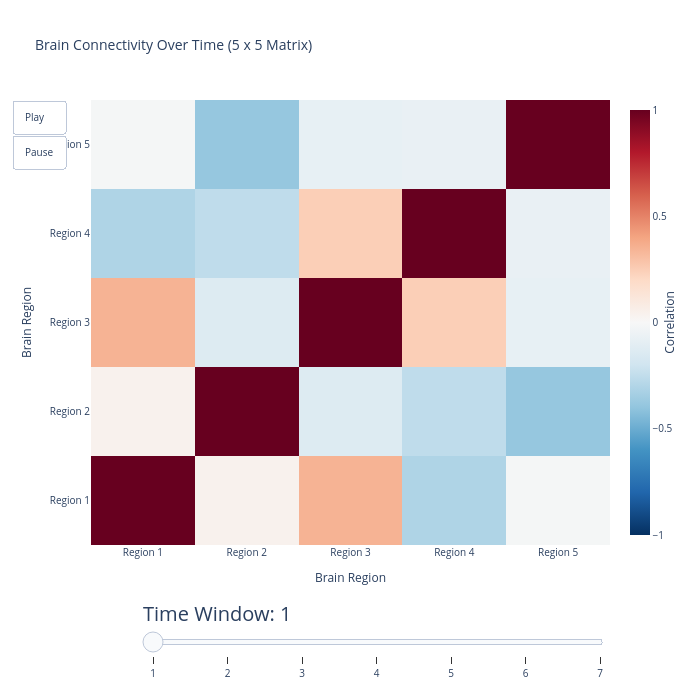

Notebook source saved alongside this figure:
### Code cell
#setup for the region index
brain_region_index = [f"Region {i+1}" for i in range(len(average_corr_matrices_slid[0]))]
#create basic figure and the first plot
fig = go.Figure(
    data=go.Heatmap(
        z=average_corr_matrices_slid[0], 
        x=brain_region_index,
        y=brain_region_index,
        colorscale="RdBu_r",
        zmin=-1,
        zmax=1,
        colorbar=dict(title="Correlation", titleside="right", thickness=20)
    )
)
#construct following plots
frames = [
    go.Frame(
        data=go.Heatmap(
            z=matrix,
            x=brain_region_index,
            y=brain_region_index,
            colorscale="RdBu_r",
            zmin=-1,
            zmax=1
        ),
        name=f"Window {i+1}"
    )
    for i, matrix in enumerate(average_corr_matrices_slid)
]

fig.frames = frames
#setup for the layout
fig.update_layout(
    title=f"Brain Connectivity Over Time ({len(average_corr_matrices_slid[0])} x {len(average_corr_matrices_slid[0])} Matrix)",
    xaxis_title="Brain Region",
    yaxis_title="Brain Region",
    xaxis_nticks=len(brain_region),
    yaxis_nticks=len(brain_region),
    width=700,
    height=700,
    font=dict(size=10), 
    updatemenus=[
        {
            "type": "buttons",
            "showactive": False,
            "buttons": [
                {
                    "label": "Play",
                    "method": "animate",
                    "args": [None, {"frame": {"duration": 500, "redraw": True}, "fromcurrent": True}]
                },
                {
                    "label": "Pause",
                    "method": "animate",
                    "args": [[None], {"frame": {"duration": 0, "redraw": True}, "mode": "immediate"}]
                }
            ]
        }
    ],
    sliders=[{
        "active": 0,
        "yanchor": "top",
        "xanchor": "left",
        "currentvalue": {"prefix": "Time Window: ", "font": {"size": 20}},
        "pad": {"b": 10, "t": 50},
        "len": 0.9,
        "x": 0.1,
        "y": 0,
        "steps": [
            {"args": [[f"Window {i+1}"], {"frame": {"duration": 300, "redraw": True}, "mode": "immediate"}],
             "label": f"{i+1}", "method": "animate"}
            for i in range(len(average_corr_matrices_slid))
        ]
    }]
)

fig.show()
print(ranged_brain_region)

### Figure 1 — Plotly figure (JSON) as saved in the notebook; plotly's stock layout.template omitted (floating-point values rounded to 4 significant figures)
{"data": [{"colorbar": {"thickness": 20, "title": {"side": "right", "text": "Correlation"}}, "colorscale": [[0, "rgb(5,48,97)"], [0.1, "rgb(33,102,172)"], [0.2, "rgb(67,147,195)"], [0.3, "rgb(146,197,222)"], [0.4, "rgb(209,229,240)"], [0.5, "rgb(247,247,247)"], [0.6, "rgb(253,219,199)"], [0.7, "rgb(244,165,130)"], [0.8, "rgb(214,96,77)"], [0.9, "rgb(178,24,43)"], [1, "rgb(103,0,31)"]], "type": "heatmap", "x": ["Region 1", "Region 2", "Region 3", "Region 4", "Region 5"], "y": ["Region 1", "Region 2", "Region 3", "Region 4", "Region 5"], "z": [[1, 0.04099, 0.349, -0.3083, -0.01456], [0.04099, 1, -0.1361, -0.2563, -0.3881], [0.349, -0.1361, 1, 0.2462, -0.08283], [-0.3083, -0.2563, 0.2462, 1, -0.07581], [-0.01456, -0.3881, -0.08283, -0.07581, 1]], "zmax": 1, "zmin": -1}], "layout": {"font": {"size": 10}, "height": 700, "sliders": [{"active": 0, "currentvalue": {"font": {"size": 20}, "prefix": "Time Window: "}, "len": 0.9, "pad": {"b": 10, "t": 50}, "steps": [{"args": [["Window 1"], {"frame": {"duration": 300, "redraw": true}, "mode": "immediate"}], "label": "1", "method": "animate"}, {"args": [["Window 2"], {"frame": {"duration": 300, "redraw": true}, "mode": "immediate"}], "label": "2", "method": "animate"}, {"args": [["Window 3"], {"frame": {"duration": 300, "redraw": true}, "mode": "immediate"}], "label": "3", "method": "animate"}, {"args": [["Window 4"], {"frame": {"duration": 300, "redraw": true}, "mode": "immediate"}], "label": "4", "method": "animate"}, {"args": [["Window 5"], {"frame": {"duration": 300, "redraw": true}, "mode": "immediate"}], "label": "5", "method": "animate"}, {"args": [["Window 6"], {"frame": {"duration": 300, "redraw": true}, "mode": "immediate"}], "label": "6", "method": "animate"}, {"args": [["Window 7"], {"frame": {"duration": 300, "redraw": true}, "mode": "immediate"}], "label": "7", "method": "animate"}], "x": 0.1, "xanchor": "left", "y": 0, "yanchor": "top"}], "title": {"text": "Brain Connectivity Over Time (5 x 5 Matrix)"}, "updatemenus": [{"buttons": [{"args": [null, {"frame": {"duration": 500, "redraw": true}, "fromcurrent": true}], "label": "Play", "method": "animate"}, {"args": [[null], {"frame": {"duration": 0, "redraw": true}, "mode": "immediate"}], "label": "Pause", "method": "animate"}], "showactive": false, "type": "buttons"}], "width": 700, "xaxis": {"nticks": 100, "title": {"text": "Brain Region"}}, "yaxis": {"nticks": 100, "title": {"text": "Brain Region"}}}}
